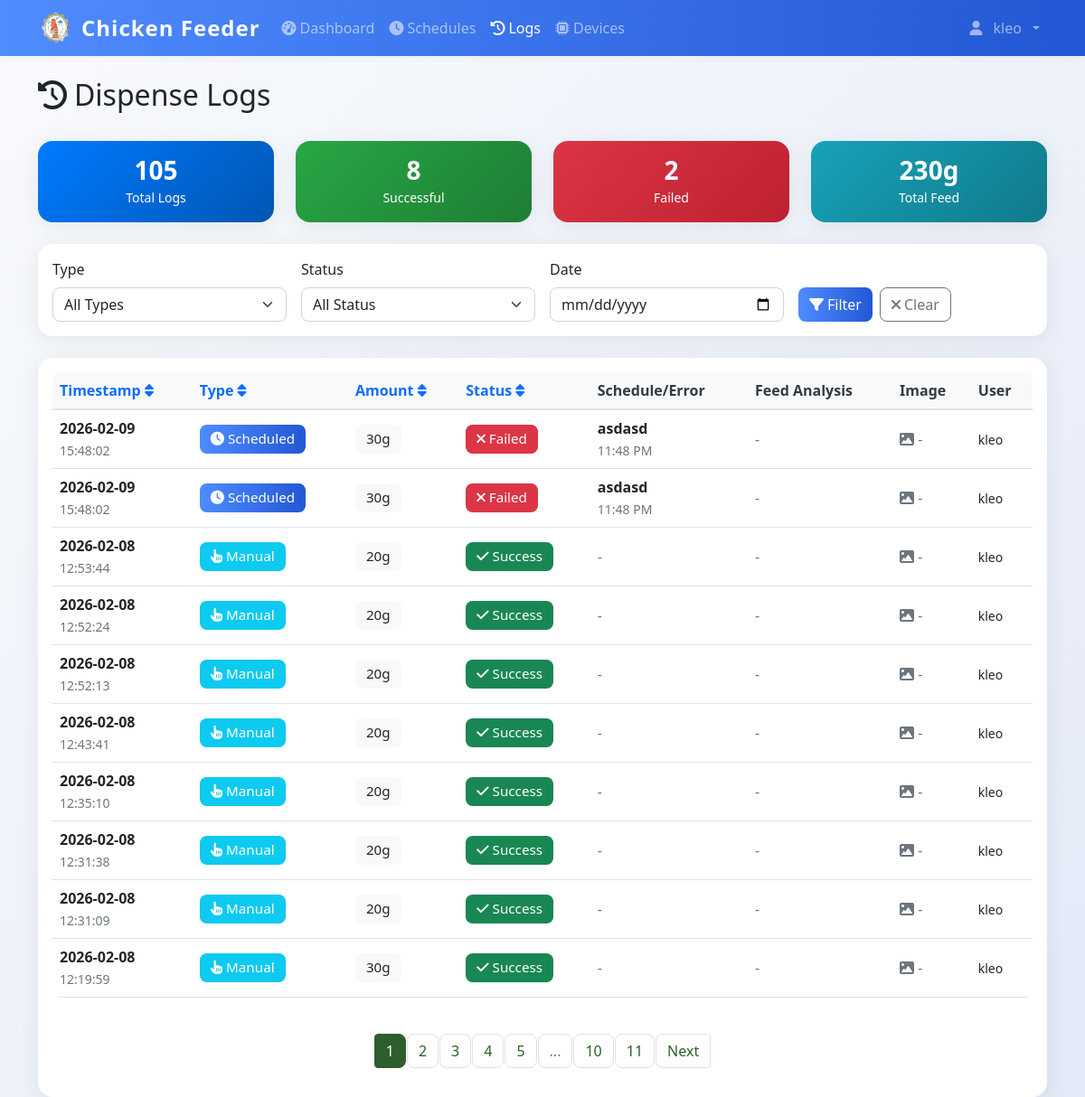
The page /logs (signed in) on the database as committed earlier.
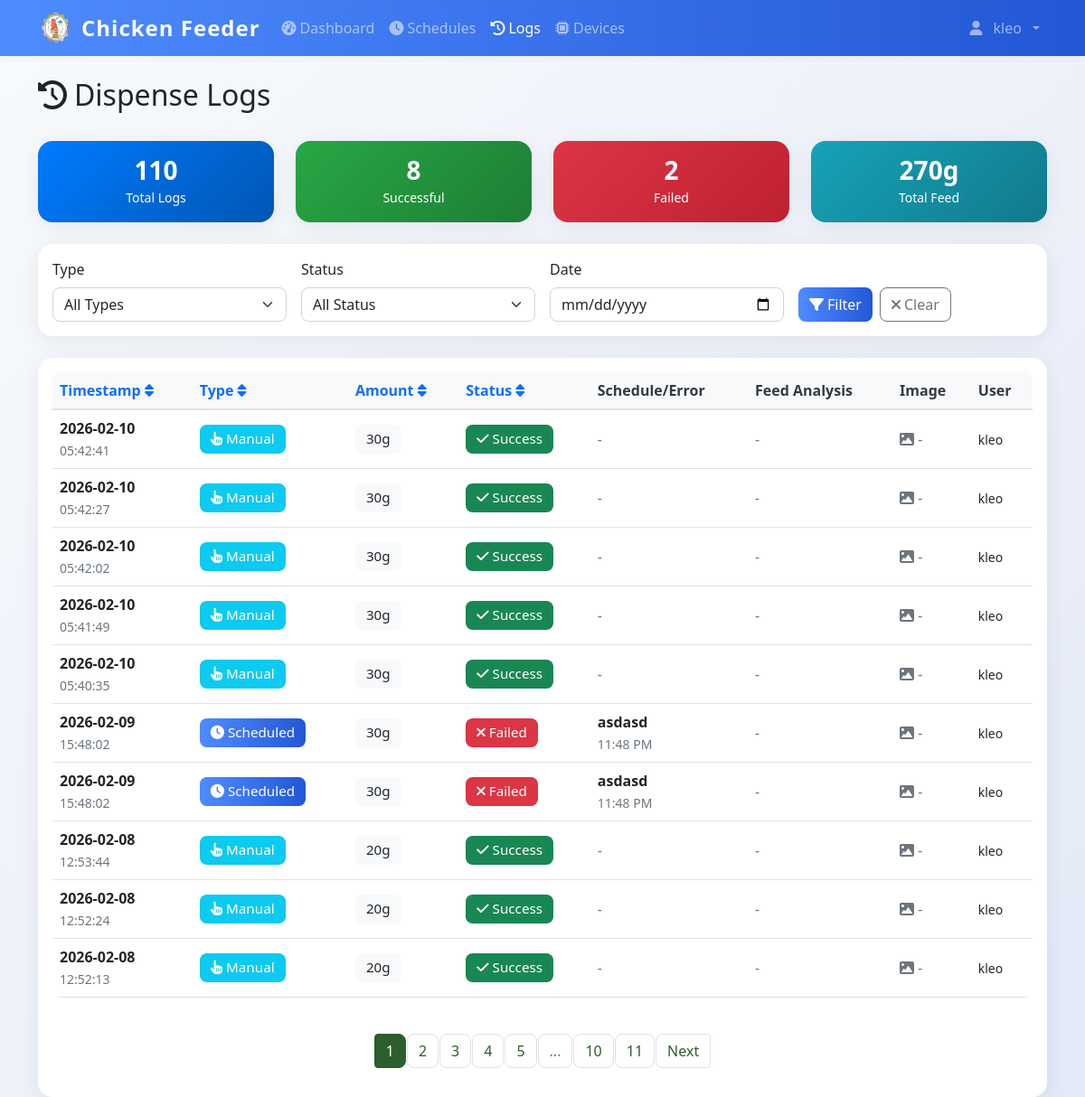
The same page on the database as committed later.
### models.py (models this page shows)
class DispenseLog(db.Model):
    id = db.Column(db.Integer, primary_key=True)
    timestamp = db.Column(db.DateTime, default=datetime.utcnow, nullable=False)
    amount_grams = db.Column(db.Integer, nullable=False)
    trigger_type = db.Column(db.String(20), nullable=False)
    schedule_id = db.Column(db.Integer, db.ForeignKey('feed_schedule.id'), nullable=True)
    status = db.Column(db.String(20), default='success')
    error_message = db.Column(db.Text, nullable=True)
    image_path = db.Column(db.String(255), nullable=True)  # Path to captured feed image
    pellet_count = db.Column(db.Integer, nullable=True)  # Number of pellets detected in image
    grams_detected = db.Column(db.Float, nullable=True)  # Estimated grams of pellets in feeder
    grams_dispensed = db.Column(db.Integer, nullable=True)  # Actual amount dispensed by servo
    triggered_by = db.Column(db.Integer, db.ForeignKey('user.id'), nullable=True)
    schedule = db.relationship('FeedSchedule', backref=db.backref('dispense_logs', lazy=True))
    user = db.relationship('User', backref=db.backref('dispense_logs', lazy=True))

class FeedSchedule(db.Model):
    id = db.Column(db.Integer, primary_key=True)
    name = db.Column(db.String(100), nullable=False)
    feed_time = db.Column(db.Time, nullable=False)
    amount_grams = db.Column(db.Integer, nullable=False)
    is_active = db.Column(db.Boolean, default=True)
    created_by = db.Column(db.Integer, db.ForeignKey('user.id'), nullable=False)
    created_at = db.Column(db.DateTime, default=datetime.utcnow)
    user = db.relationship('User', backref=db.backref('schedules', lazy=True))

class User(UserMixin, db.Model):
    id = db.Column(db.Integer, primary_key=True)
    username = db.Column(db.String(80), unique=True, nullable=False)
    email = db.Column(db.String(120), unique=True, nullable=False)
    password_hash = db.Column(db.String(120), nullable=False)
    iot_device_url = db.Column(db.String(255), nullable=True)  # e.g., 'http://192.168.1.100:5000' or 'pi_klei'
    is_admin = db.Column(db.Boolean, default=True)
    created_at = db.Column(db.DateTime, default=datetime.utcnow)

### app.py (the view)
@app.route('/logs')
@login_required
def logs():
    page = request.args.get('page', 1, type=int)
    if not current_user.is_admin:
        logs = DispenseLog.query.filter_by(triggered_by=current_user.id).order_by(DispenseLog.timestamp.desc()).paginate(
            page=page, per_page=10, error_out=False
        )
    else:
        logs = DispenseLog.query.order_by(DispenseLog.timestamp.desc()).paginate(
            page=page, per_page=10, error_out=False
        )
    return render_template('logs.html', logs=logs)

### app.py (called while the page is built)
@login_manager.user_loader
def load_user(user_id):
    return db.session.get(User, int(user_id))

@app.context_processor
def inject_datetime():
    return {'datetime': datetime}

@app.before_request
def restrict_admin_from_user_pages():
    if current_user.is_authenticated and getattr(current_user, 'is_admin', False):
        admin_paths = ['/admin', '/admin/', '/admin/dashboard', '/admin/config', '/admin/create', '/admin/feed-ratio']
        if not any(request.path.startswith(p) for p in admin_paths):
            if not request.path.startswith('/static') and not request.path.startswith('/logout'):
                return redirect(url_for('admin.dashboard'))

### templates/logs.html (shortened to what the changed rows need)
{% extends "base.html" %}
{% block content %}
<div class="container mt-4">
    <div class="row mb-4">
        <div class="col">
            <h1 class="h2">
                <i class="fas fa-history me-2"></i>Dispense Logs
            </h1>
        </div>
    </div>
    {% if not logs or not logs.items %}
    <div class="text-center text-muted py-5">
        <i class="fas fa-clipboard-list fa-4x mb-3"></i>
        <h4>No Logs Available</h4>
        <p class="mb-4">No log data found. Dispense logs will appear here once you start feeding.</p>
        <a href="{{ url_for('dashboard') }}" class="btn btn-primary">
            <i class="fas fa-tachometer-alt me-2"></i>Go to Dashboard
        </a>
    </div>
    {% else %}
    <div class="row my-4">
        <div class="col-md-3">
            <div class="card bg-primary text-white">
                <div class="card-body text-center">
                    <h3 class="mb-0">{{ logs.total }}</h3>
                    <small>Total Logs</small>
                </div>
            </div>
        </div>
        <div class="col-md-3">
            <div class="card bg-success text-white">
                <div class="card-body text-center">
                    <h3 class="mb-0">{{ logs.items|selectattr('status', 'equalto', 'success')|list|length }}</h3>
                    <small>Successful</small>
                </div>
            </div>
        </div>
        <div class="col-md-3">
            <div class="card bg-danger text-white">
                <div class="card-body text-center">
                    <h3 class="mb-0">{{ logs.items|selectattr('status', 'equalto', 'failure')|list|length }}</h3>
                    <small>Failed</small>
                </div>
            </div>
        </div>
        <div class="col-md-3">
            <div class="card bg-info text-white">
                <div class="card-body text-center">
                    <h3 class="mb-0">{{ logs.items|sum(attribute='amount_grams') }}g</h3>
                    <small>Total Feed</small>
                </div>
            </div>
        </div>
    </div>
    <div class="card mb-4">
        <div class="card-body">
            <div class="row g-3">
                <div class="col-md-3">
                    <label for="filter-type" class="form-label">Type</label>
                    <select class="form-select" id="filter-type">
                        <option value="">All Types</option>
                    </select>
                </div>
                <div class="col-md-3">
                    <label for="filter-status" class="form-label">Status</label>
                    <select class="form-select" id="filter-status">
                        <option value="">All Status</option>
                    </select>
                </div>
                <div class="col-md-3">
                    <label for="filter-date" class="form-label">Date</label>
                    <input type="date" class="form-control" id="filter-date">
                </div>
                <div class="col-md-3">
                    <label class="form-label">&nbsp;</label>
                    <div class="d-flex gap-2">
                        <button class="btn btn-primary" onclick="applyFilters()">
                            <i class="fas fa-filter me-1"></i>Filter
                        </button>
                        <button class="btn btn-outline-secondary" onclick="clearFilters()">
                            <i class="fas fa-times me-1"></i>Clear
                        </button>
                    </div>
                </div>
            </div>
        </div>
    </div>
    <div class="card">
        <div class="card-body">
            {% if logs.items %}
            <div class="table-responsive">
                <table class="table table-hover">
                    <thead>
                        <tr>
                            <th>
                                <a href="#" onclick="sortTable('timestamp')" class="text-decoration-none">
                                    Timestamp <i class="fas fa-sort"></i>
                                </a>
                            </th>
                            <th>
                                <a href="#" onclick="sortTable('type')" class="text-decoration-none">
                                    Type <i class="fas fa-sort"></i>
                                </a>
                            </th>
                            <th>
                                <a href="#" onclick="sortTable('amount')" class="text-decoration-none">
                                    Amount <i class="fas fa-sort"></i>
                                </a>
                            </th>
                            <th>
                                <a href="#" onclick="sortTable('status')" class="text-decoration-none">
                                    Status <i class="fas fa-sort"></i>
                                </a>
                            </th>
                            <th>Schedule/Error</th>
                            <th>Feed Analysis</th>
                            <th>Image</th>
                            <th>User</th>
                        </tr>
                    </thead>
                    <tbody id="logs-table-body">
                        {% for log in logs.items %}
                        <tr class="log-row"
                            data-type="{{ log.trigger_type }}"
                            data-status="{{ log.status }}"
                            data-date="{{ log.timestamp.strftime('%Y-%m-%d') }}">
                            <td>
                                <div>
                                    <strong>{{ log.timestamp.strftime('%Y-%m-%d') }}</strong>
                                </div>
                                <small class="text-muted">{{ log.timestamp.strftime('%H:%M:%S') }}</small>
                            </td>
                            <td>
                                {% if log.trigger_type == 'manual' %}
                                    <span class="badge bg-info">
                                        <i class="fas fa-hand-pointer me-1"></i>Manual
                                    </span>
                                {% else %}
                                    <span class="badge bg-primary">
                                        <i class="fas fa-clock me-1"></i>Scheduled
                                    </span>
                                {% endif %}
                            </td>
                            <td>
                                <span class="badge bg-light text-dark">{{ log.amount_grams }}g</span>
                            </td>
                            <td>
                                {% if log.status == 'success' %}
                                    <span class="badge bg-success">
                                        <i class="fas fa-check me-1"></i>Success
                                    </span>
                                {% else %}
                                    <span class="badge bg-danger">
                                        <i class="fas fa-times me-1"></i>Failed
                                    </span>
                                {% endif %}
                            </td>
                            <td style="max-width: 350px;">
                                {% if log.schedule %}
                                    <div>
                                        <strong>{{ log.schedule.name }}</strong>
                                    </div>
                                    <small class="text-muted">{{ log.schedule.feed_time.strftime('%I:%M %p') }}</small>
                                {% elif log.error_message %}
                                    <div class="text-danger" title="{{ log.error_message }}" style="cursor: help;">
                                        <i class="fas fa-exclamation-triangle me-1"></i>
                                        <small>{{ log.error_message[:100] }}{% if log.error_message|length > 100 %}...{% endif %}</small>
                                    </div>
                                {% else %}
                                    <span class="text-muted">-</span>
                                {% endif %}
                            </td>
                            <td>
                                {% if log.pellet_count is not none or log.grams_detected is not none or log.grams_dispensed is not none %}
                                    <button class="btn btn-sm btn-outline-info"
                                            onclick="showFeedDetails({{ log.pellet_count or 0 }}, {{ log.grams_detected or 0 }}, {{ log.grams_dispensed or 0 }}, {{ log.amount_grams }})"
                                            title="View feed analysis details">
                                        <i class="fas fa-chart-pie me-1"></i>Details
                                    </button>
                                {% else %}
                                    <span class="text-muted">-</span>
                                {% endif %}
                            </td>
                            <td>
                                {% if log.image_path %}
                                    <img src="{{ url_for('static', filename=log.image_path) }}"
                                         alt="Feed Image"
                                         class="img-thumbnail"
                                         style="width: 60px; height: 45px; object-fit: cover; cursor: pointer;"
                                         onclick="viewImage('{{ url_for('static', filename=log.image_path) }}')"
                                         title="Click to view full image">
                                {% else %}
                                    <span class="text-muted"><i class="fas fa-image"></i> -</span>
                                {% endif %}
                            </td>
                            <td>
                                {% if log.user %}
                                    <small>{{ log.user.username }}</small>
                                {% else %}
                                    <small class="text-muted">System</small>
                                {% endif %}
                            </td>
                        </tr>
                        {% endfor %}
                    </tbody>
                </table>
            </div>
            {% if logs.pages > 1 %}
            <nav aria-label="Logs pagination" class="mt-4">
                <ul class="pagination justify-content-center">
                    {% for page_num in logs.iter_pages() %}
                        {% if page_num %}
                            {% if page_num != logs.page %}
                                <li class="page-item">
                                    <a class="page-link" href="{{ url_for('logs', page=page_num) }}">{{ page_num }}</a>
                                </li>
                            {% else %}
                                <li class="page-item active">
                                    <span class="page-link">{{ page_num }}</span>
                                </li>
                            {% endif %}
                        {% else %}
                            <li class="page-item disabled">
                                <span class="page-link">...</span>
                            </li>
                        {% endif %}
                    {% endfor %}
                    {% if logs.has_next %}
                        <li class="page-item">
                            <a class="page-link" href="{{ url_for('logs', page=logs.next_num) }}">Next</a>
                        </li>
                    {% endif %}
                </ul>
            </nav>
            {% endif %}
            {% endif %}
        </div>
    </div>
</div>
{% endif %}
{% endblock %}

Rows that differ between the two databases and show on the page:
no longer on this page (row unchanged): DispenseLog: timestamp "2026-02-08", timestamp "12:43:41", trigger_type "manual" (drawn), amount_grams "20", status "success" (drawn), user.username "kleo"
no longer on this page (row unchanged): DispenseLog: timestamp "2026-02-08", timestamp "12:35:10", trigger_type "manual" (drawn), amount_grams "20", status "success" (drawn), user.username "kleo"
no longer on this page (row unchanged): DispenseLog: timestamp "2026-02-08", timestamp "12:31:38", trigger_type "manual" (drawn), amount_grams "20", status "success" (drawn), user.username "kleo"
no longer on this page (row unchanged): DispenseLog: timestamp "2026-02-08", timestamp "12:31:09", trigger_type "manual" (drawn), amount_grams "20", status "success" (drawn), user.username "kleo"
no longer on this page (row unchanged): DispenseLog: timestamp "2026-02-08", timestamp "12:19:59", trigger_type "manual" (drawn), amount_grams "30", status "success" (drawn), user.username "kleo"
added DispenseLog: timestamp "2026-02-10", timestamp "05:42:41", trigger_type "manual" (drawn), amount_grams "30", status "success" (drawn), user.username "kleo"
added DispenseLog: timestamp "2026-02-10", timestamp "05:42:27", trigger_type "manual" (drawn), amount_grams "30", status "success" (drawn), user.username "kleo"
added DispenseLog: timestamp "2026-02-10", timestamp "05:42:02", trigger_type "manual" (drawn), amount_grams "30", status "success" (drawn), user.username "kleo"
added DispenseLog: timestamp "2026-02-10", timestamp "05:41:49", trigger_type "manual" (drawn), amount_grams "30", status "success" (drawn), user.username "kleo"
added DispenseLog: timestamp "2026-02-10", timestamp "05:40:35", trigger_type "manual" (drawn), amount_grams "30", status "success" (drawn), user.username "kleo"
Other text that changed with them:
{{ logs.total }}: "105" → "110"
{{ logs.items|sum(attribute='amount_grams') }}: "230" → "270"
